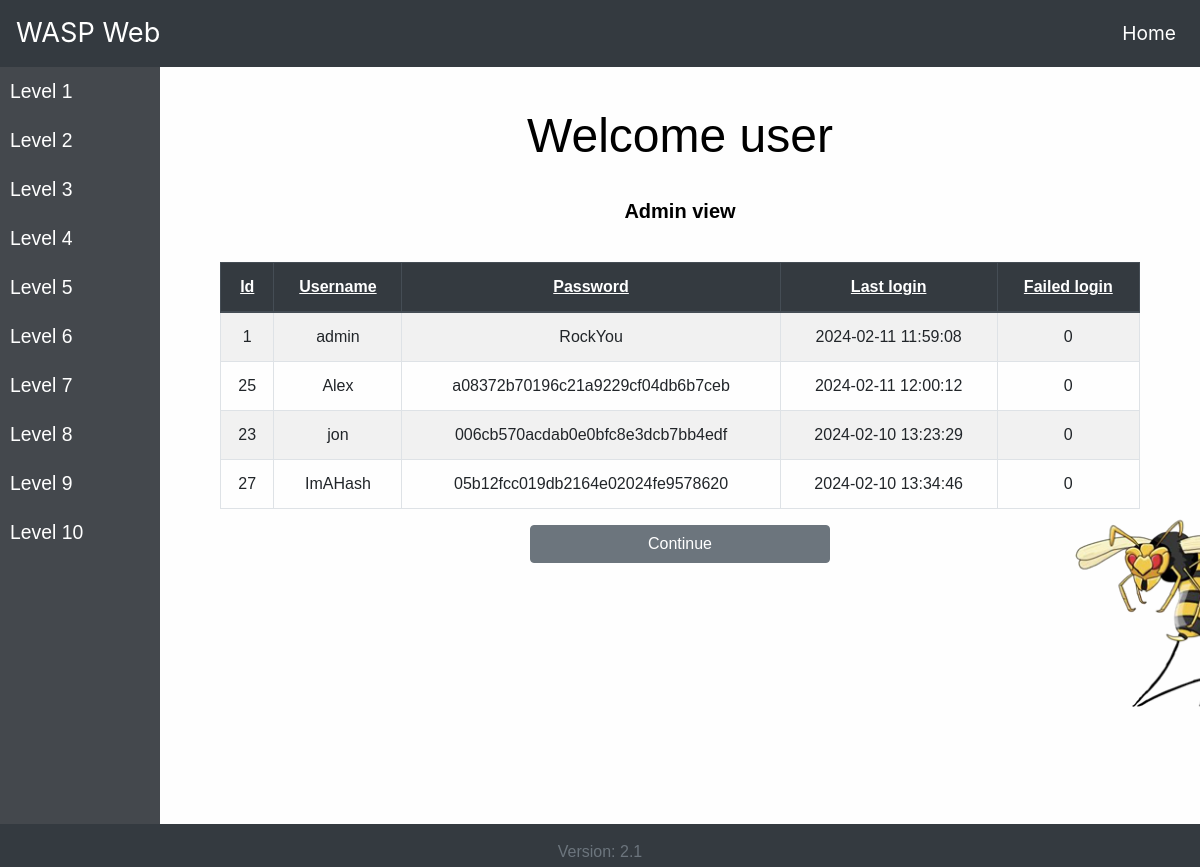
The app's page /level3/Lv3-Access-Admin.php, older data.
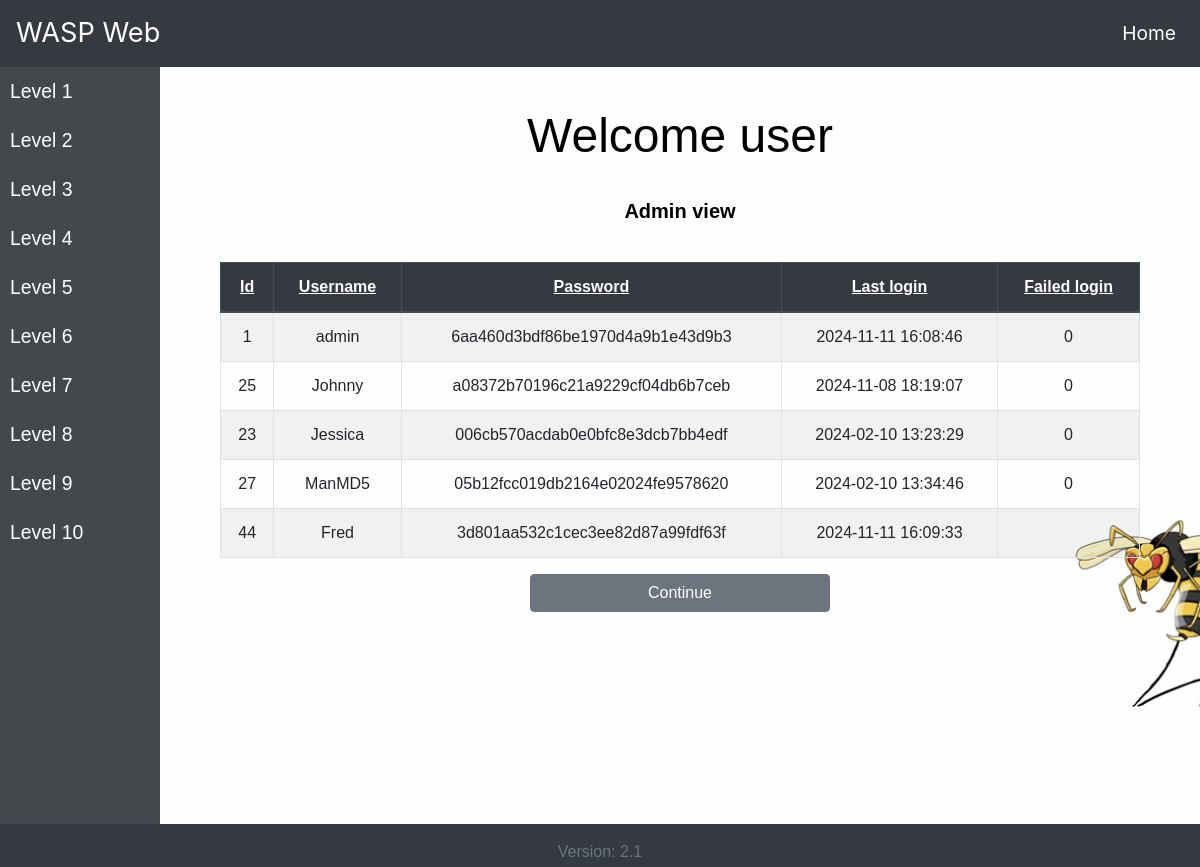
The same page, newer data.
### tables this page shows
CREATE TABLE IF NOT EXISTS `users` (
  `user_id` int NOT NULL AUTO_INCREMENT,
  `user` varchar(15) DEFAULT NULL,
  `password` varchar(32) DEFAULT NULL,
  `last_login` timestamp NULL DEFAULT NULL,
  `failed_login` int DEFAULT NULL,
  PRIMARY KEY (`user_id`)
);

### level3/Lv3-Access-Admin.php (the view, shortened to what this page needs)
<?php
$user = $_SESSION['user_id'] ?? '';
?>
<!DOCTYPE html>
<html>
<head>
    <link rel="stylesheet" href=../Style.css>
</head>
<body text="white">
    <?php include "../includes/nav.php"; ?>
    <div class="flex-container">
        <div class="sidebarcontainer">
            <?php include "../includes/sidebar.php"; ?>
        </div>
        <div class="main-content">
            <section class="content">
            <h1 class="title">Welcome user <?php echo htmlspecialchars($user); ?></h1>
            <br>
            <p class="bodytext"><b>Admin view</b>
            <p>
            <section class="content">
            <table class="table table-bordered table-striped table-hover">
            <thead class="thead-dark">
                <tr>
                    <th><u>Id</u></th>
                    <th><u>Username</u></th>
                    <th><u>Password</u></th>
                    <th><u>Last login</u></th>
                    <th><u>Failed login</u></th>
                </tr>
            </thead>
                <?php
                include("../includes/conn.php");
                $sql = "SELECT * From users ";
                $result = $conn->query($sql);
                if ($result->num_rows > 0) {
                    while($row = $result-> fetch_assoc()) {
                        echo "<tr><td>" . $row["user_id"] . "</td><td>" . $row["user"] .
                        "</td><td>" . $row["password"] . "</td><td>" . $row["last_login"] .
                        "</td><td>" . $row["failed_login"];
                    }
                }
                ?>
            </table>
            <a href="Lv3-Mitigation.php"><button class="btn btn-secondary mb-4" style="width: 300px;">Continue</button></a>
    <?php include "../includes/footer.php"; ?>
</body>
</html>

### includes/sidebar.php
   <div class="sidebar">
    <?php
    $current_page = basename($_SERVER["PHP_SELF"]);
    $pages = [
        'Lv1-Login.php' => 'Level 1',
        'Lv2-Vuln.php' => 'Level 2',
        'Lv3-Login.php' => 'Level 3',
        'Lv4-Vuln.php' => 'Level 4',
        'Lv5-Vuln.php' => 'Level 5',
        'Lv6-Vuln.php' => 'Level 6',
        'Lv7-Vuln.php' => 'Level 7',
        'Lv8-Vuln.php' => 'Level 8',
        'Lv9-Vuln.php' => 'Level 9',
        'Lv10-Vuln.php' => 'Level 10',
    ];
    echo '<ul class="sidebar">';
    foreach ($pages as $page => $title) {
        $active = ($current_page == $page) ? 'class="active"' : '';
        echo "<li $active><a href=\"\">$title</a></li>";
    }
    echo '</ul>';
    ?>
</div>

Row changes from the older to the newer data that the page shows:
changed users "admin": password "RockYou" → "6aa460d3bdf86be1970d4a9b1e43d9b3"; last_login "2024-02-11 11:59:08" → "2024-11-11 16:08:46"
changed users "a08372b70196c21a9229cf04db6b7ceb": user "Alex" → "Johnny"; last_login "2024-02-11 12:00:12" → "2024-11-08 18:19:07"
changed users "006cb570acdab0e0bfc8e3dcb7bb4edf": user "jon" → "Jessica"
changed users "05b12fcc019db2164e02024fe9578620": user "ImAHash" → "ManMD5"
added users: user_id "44", user "Fred", password "3d801aa532c1cec3ee82d87a99fdf63f", last_login "2024-11-11 16:09:33"
